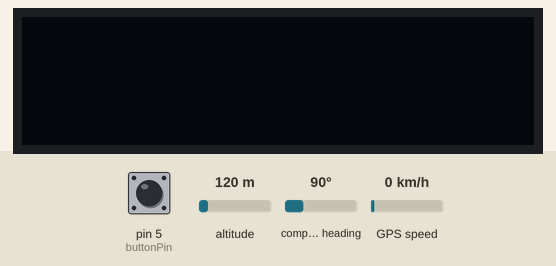
A sketch run on a simulated Arduino Uno, built with avr-gcc and run on an emulated ATmega328P. On the bench: 128×32 one-colour display. The inputs (shaded band) are chosen by the test bench; at power-on: GPS speed 0 km/h, altitude 120 m, pin 5 (buttonPin) LOW, compass heading 90°. The GPS gets a fix after 3 s at 37.7749, -122.4194 with 8 satellites; what the sketch prints to the serial monitor is not drawn.

Above: at 5.2 s.
5.3 s: GPS speed set to 30 km/h
At 17.2 s:
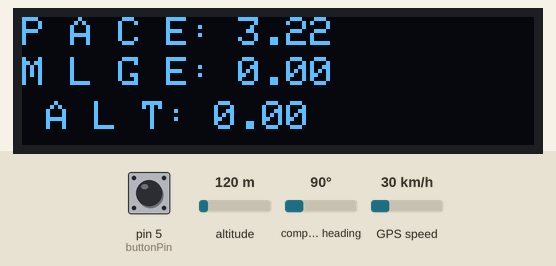
17.5 s: altitude set to 20 m
At 28.5 s:
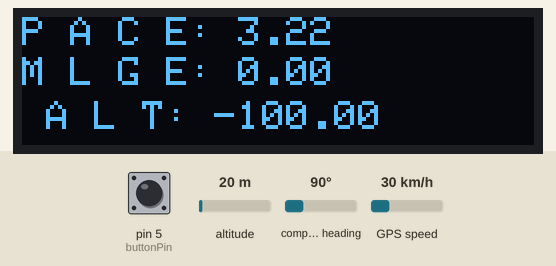
29.6 s: GPS speed set to 2 km/h
At 40.9 s:
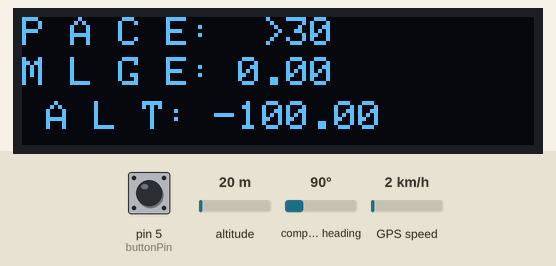
41.6 s: altitude set to 250 m
At 53.4 s:
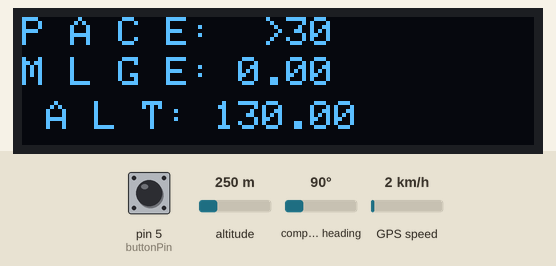
Timing chart, 0 to 54.6 s (numbered marks = the images above; inputs shaded):
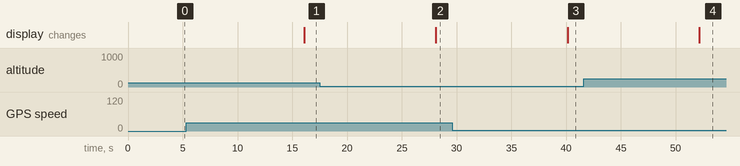

The sketch:

sketch_jul02a.ino
```cpp
#include <TinyGPS++.h>
#include <SoftwareSerial.h>
#include <Wire.h>
#include <Adafruit_GFX.h>
#include <Adafruit_SSD1306.h>

SoftwareSerial ss(3,4);
TinyGPSPlus gps;
Adafruit_SSD1306 display(128,32,&Wire,4);

float inilat;
float inilong;
float finallat;
float finallong;

float distance=0;
float altIni;

int buttonPin = 5;

void setup() {
  ss.begin(9600);
  Serial.begin(9600);

  if(!display.begin(SSD1306_SWITCHCAPVCC, 0x3C)) {
    Serial.println(F("Allocation failed"));
    for(;;);
  }

  display.clearDisplay();
  altIni = alt();

  inilong = longitude();
  inilat = latitude();

  Serial.println(inilat,10);
  Serial.println(inilong,10);

}

void loop() {

  if(digitalRead(buttonPin)== HIGH){
    finallong = longitude();
    finallat = latitude();

    Serial.println(finallat,10);
    Serial.println(finallong,10);
    Serial.println(1000);
    while(true){
    }
  }

  else{

  float lat1 = latitude();
  float lng1 = longitude();

  delay(10000);

  float lat2 = latitude();
  float lng2 = longitude();

  Serial.println(lat2,10);
  Serial.println(lng2,10);

  float changeInDistance = gps.distanceBetween(lat1,lng1,lat2,lng2);
  distance += changeInDistance;
  float distanceInKM = distance/1000;

  display.clearDisplay();

  display.setCursor(0,0);
  display.setTextColor(WHITE);
  display.setTextSize(1);

  display.print("P A C E: ");

  float runningPace = (1/gps.speed.mph())*60;

  if(runningPace>30){
    display.print(" >30");
  }
  else if(runningPace>10){
    display.print((int) runningPace);
  }
  else{
    display.print(runningPace,2);
  }

  display.setCursor(0,10);
  display.print("M L G E: ");
  display.print(distanceInKM,2);

  float altnew = alt();
  float changeInAlt = altnew - altIni;

  display.setCursor(0,21);
  display.print(" A L T: ");
  display.print(changeInAlt,2);
  display.display();
  }
}

float latitude(){
  while(true){
    if(ss.available()>0){
      if(gps.encode(ss.read())){
        if(gps.location.isUpdated()){
          return (gps.location.lat());
        }
      }
    }
  }
}

float longitude(){
  while(true){
    if(ss.available()>0){
      if(gps.encode(ss.read())){
        if(gps.location.isUpdated()){
          return (gps.location.lng());
        }
      }
    }
  }
}

float alt(){
  while(true){
    if(ss.available()>0){
      if(gps.encode(ss.read())){
        if(gps.altitude.isUpdated()){
          return (gps.altitude.meters());
        }
      }
    }
  }
}
```

Measured:
- after the input at 5.3 s, the display: changes after 10.8 s (image 1)
- after the input at 17.5 s, the display: changes after 10.6 s (image 2)
- after the input at 29.6 s, the display: changes after 10.5 s (image 3)
- after the input at 41.6 s, the display: changes after 10.6 s (image 4)
